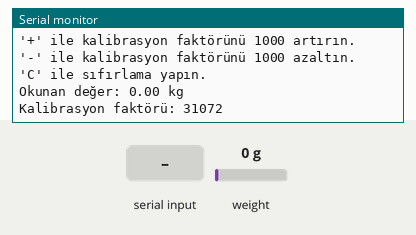
The sketch below on a simulated Arduino Uno, built with avr-gcc and run on an emulated ATmega328P. Parts: the last lines printed to the serial monitor. The inputs (shaded band) are chosen by the test bench; at power-on: weight on the scale 0 g.

Above: at 2.4 s.
2.5 s: "c" received over Serial
At 8.5 s:
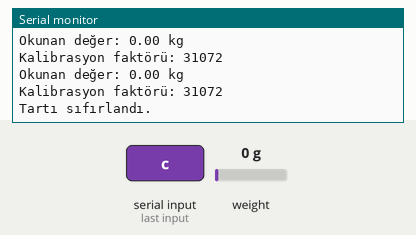
8.9 s: "1" received over Serial
At 13.9 s:
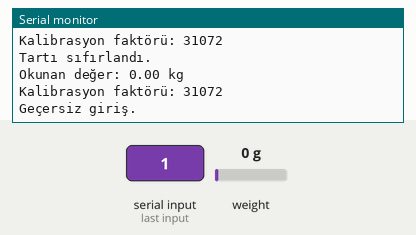
15.5 s: weight on the scale set to 1250 g
At 17.83 s:
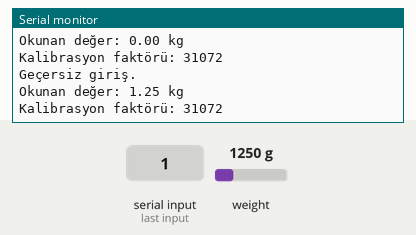

Measured:
- after the input at 2.5 s, the serial monitor: prints a new line after 4.9 s (image 1)
- after the input at 8.9 s, the serial monitor: prints a new line after 3.6 s (image 2)
- after the input at 15.5 s, the serial monitor: prints a new line after 2.0 s (image 3)

The sketch:

kmt3.ino
```cpp
#include <HX711.h>

HX711 scale;  // HX711 kütüphanesini başlatıyoruz.
int calibration_factor = -100000; // Kalibrasyon faktörü.

void setup() {
  Serial.begin(9600);  // Seri haberleşmeyi başlatıyoruz.

  // Kullanıcıya talimatlar veriyoruz.
  Serial.println("Tartı kalibrasyonu başlatılıyor.");
  Serial.println("Lütfen tartıdan tüm ağırlığı kaldırın.");
  Serial.println("Tartıya bilinen ağırlıklar yerleştirin.");
  Serial.println("'+' ile kalibrasyon faktörünü 1000 artırın.");
  Serial.println("'-' ile kalibrasyon faktörünü 1000 azaltın.");
  Serial.println("'C' ile sıfırlama yapın.");

  scale.begin(A1, A0);  // Tartı işlemi için kullanılan pinleri başlatıyoruz.
  scale.set_scale();    // Tartıyı başlatıyoruz.
  scale.tare();         // Tartıyı sıfırlıyoruz.
}

void loop() {
  // Kalibrasyon faktörünü uyguluyoruz.
  scale.set_scale(calibration_factor);

  // Tartım sonucunu ekrana yazdırıyoruz.
  Serial.print("Okunan değer: ");
  Serial.print(scale.get_units(), 2);  // Ağırlığı iki basamaklı olarak gösteriyoruz.
  Serial.println(" kg");

  // Mevcut kalibrasyon faktörünü ekrana yazdırıyoruz.
  Serial.print("Kalibrasyon faktörü: ");
  Serial.println(calibration_factor);

  // Eğer seri porttan bir veri gelirse kalibrasyon işlemini başlatıyoruz.
  if (Serial.available()) {
    char input = Serial.read();  // Kullanıcı girişini okuyoruz.
    handleCalibrationInput(input);  // Girişe göre kalibrasyon işlemi yapıyoruz.
  }

  // Tartıyı uyku moduna alıyoruz ve 5 saniye bekliyoruz.
  scale.power_down();
  delay(5000);
  scale.power_up();
}

// Kalibrasyon işlemlerini yöneten fonksiyon
void handleCalibrationInput(char input) {
  switch (input) {
    case '+':
      calibration_factor += 1000;  // '+' basıldığında kalibrasyon faktörünü 1000 artırıyoruz.
      break;
    case '-':
      calibration_factor -= 1000;  // '-' basıldığında kalibrasyon faktörünü 1000 azaltıyoruz.
      break;
    case 'c':
    case 'C':
      scale.tare();  // 'C' veya 'c' basıldığında tartıyı sıfırlıyoruz.
      Serial.println("Tartı sıfırlandı.");
      break;
    default:
      Serial.println("Geçersiz giriş.");
      break;
  }
}
```
